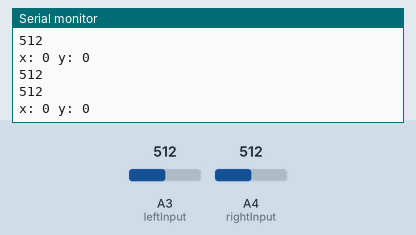
Bench run of a sketch on a simulated Arduino Uno, built with avr-gcc and run on an emulated ATmega328P. On the bench: the last lines printed to the serial monitor. Inputs (shaded band) come from the test bench; at power-on: A3 (leftInput) = 512, A4 (rightInput) = 512.

Above: at 4.2 s.
4.3 s: A3 (leftInput) set to 986
At 5.1 s:
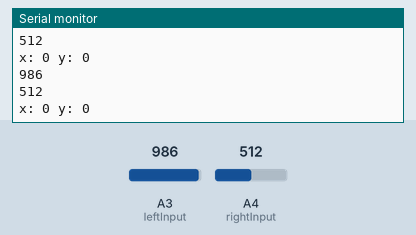
7.3 s: A3 (leftInput) set to 1016
At 8.0 s:
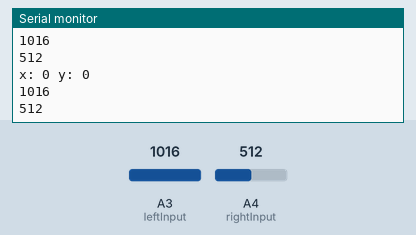
Timing chart, 0 to 10.3 s (numbered marks = the images above; inputs shaded):
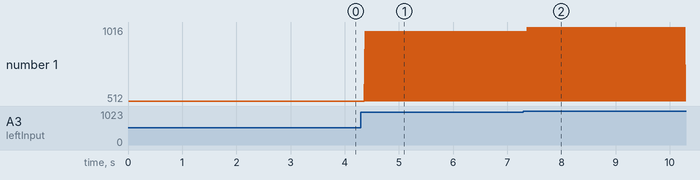

The sketch:

coordinate.ino
```cpp
//Arduino line following
int x = 0;
int y = 0;
int my_position[2] = {x,y}; //x,y

int leftInput=A3;
int rightInput=A4;
// int leftMotor=13;
// int rightMotor=12;
int leftValue = 0;
int rightValue = 0;

void setup() {
	Serial.begin(9600);
	// pinMode (leftMotor, OUTPUT);
        // pinMode (rightMotor, OUTPUT);
}
//only in the y direction for now.
void loop () {

	Serial.print("x: ");
	Serial.print(x);
	Serial.print(" y: ");
	Serial.println(y);

	leftValue = analogRead (leftInput);
        rightValue= analogRead (rightInput);
        Serial.println(leftValue);
        Serial.println(rightValue);

	if( leftValue > 900 && rightValue > 900) {
	// intersection detected
	     y += 1;
             while(leftValue > 900 || rightValue > 900)
             {
               leftValue = analogRead (leftInput);
               rightValue= analogRead (rightInput);
             }
	}

	/* if( leftValue < 945 && rightValue < 945) {
		digitalWrite (leftMotor, HIGH);
		digitalWrite (rightMotor, HIGH);
    } else {
		if ( leftValue > 945 && rightValue < 945) {
			digitalWrite (leftMotor, LOW);
			digitalWrite (rightMotor, HIGH);
		} else {
			if (leftValue < 945 && rightValue > 945) {
			digitalWrite (rightMotor, LOW);
			digitalWrite (leftMotor, HIGH);
			} else {
				if (leftValue > 945 && rightValue > 945) {
				digitalWrite (rightMotor, LOW);
				digitalWrite (leftMotor, LOW);
				}
			}
		}
	} */

}
```

Measured:
- the behaviour switches between 999 and 1000 on A3 (leftInput) (found by bisection; images 1 and 2)
- after the input at 4.3 s, the serial monitor: prints a new line after 0.08 s (image 1)
- after the input at 7.3 s, the serial monitor: prints a new line after 0.07 s (image 2)
